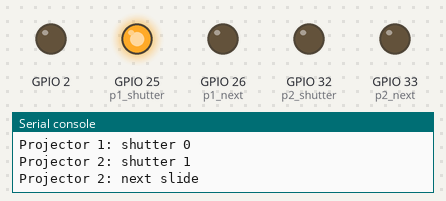
Bench run of a program on a simulated ESP32 board running MicroPython. Shown: output pins drawn as LEDs (lit = HIGH), the last lines printed to the serial console.

Above: at 0.2 s.
At 0.8 s:
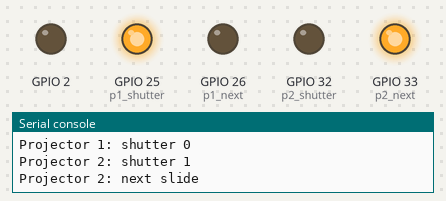
At 1.4 s:
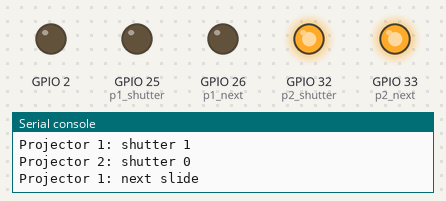
At 2.5 s:
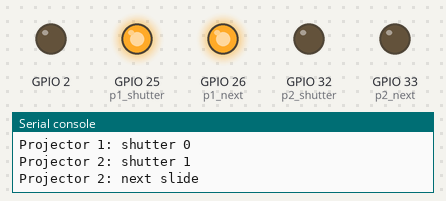
At 3.1 s:
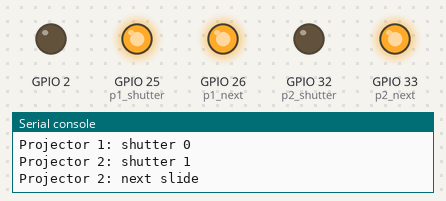
At 4.3 s:
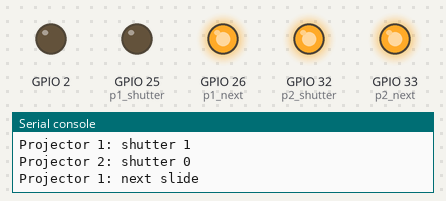
Timing chart, 0 to 5.4 s (numbered marks = the images above):
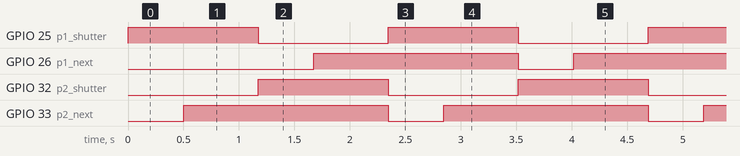

Measured:
- by itself, GPIO 25 (p1_shutter), GPIO 32 (p2_shutter): alternates HIGH for 1.2 s and LOW for 1.2 s
- by itself, GPIO 26 (p1_next), GPIO 33 (p2_next): alternates HIGH for 1.8 s and LOW for 0.50 s

The program:

main.py
```python
from pinout import Pinout
import machine
import time


class Projector(object):

    def __init__(self, name='Projector', **pins):
        self.name = name
        self.pinout = Pinout(**pins)

    def shutter(self, value):
        print('{}: shutter {}'.format(self.name, value))
        self.pinout.value('shutter', not value)

    def next(self):
        print('{}: next slide'.format(self.name))
        self.pinout.value('next', 0)
        time.sleep(0.5)
        self.pinout.value('next', 1)

    def blink(self, period=500, divisors=(1, 2, 4, 8, 16, 32, 64, 128)):
        print('{}: next blink all pins'.format(self.name))
        while True:
            for timeout, delay in [(1000, period/divisor) for divisor in divisors]:
                for i in range(int(timeout/delay/2)):
                    p.pinout.all('value', 0)
                    time.sleep(delay/1000)
                    p.pinout.all('value', 1)
                    time.sleep(delay/1000)


p = Projector(
    p1_shutter = machine.Pin(25, machine.Pin.OUT),
    p1_next = machine.Pin(26, machine.Pin.OUT),
    p2_shutter = machine.Pin(32, machine.Pin.OUT),
    p2_next = machine.Pin(33, machine.Pin.OUT),
)

p1 = Projector(
    'Projector 1',
    shutter = p.pinout.pin('p1_shutter'),
    next = p.pinout.pin('p1_next')
)

p2 = Projector(
    'Projector 2',
    shutter = p.pinout.pin('p2_shutter'),
    next = p.pinout.pin('p2_next')
)


def cycle():
    p1.shutter(0)
    p2.shutter(1)
    p2.next()
    time.sleep(0.67)
    p1.shutter(1)
    p2.shutter(0)
    p1.next()
    time.sleep(0.67)#5)

def forever():
    while True:
        cycle()


# Post-boot instructions

print("""
Welcome to Projector controller !

Usage:

p.pinout.all('value', 0)
p.pinout.all('value', 1)

p.blink()
p.pinout.all('blink', timeout=None)

cycle()
forever()

--8<-----

I will now start the show !
(press ctrl-c to stop)

""")

forever()
```

pinout.py
```python
"""
Pinout Management.

FIXME: make functions accept argunent *pin_names for raw operations (meaning all pins if empty)
"""

import machine
import time

class Pinout(object):

    pinout = {
        'led-onboard': machine.Pin(2, machine.Pin.OUT)
    }

    def __init__(self, **pinout):
        self.pinout = pinout

    def pin(self, name):
        return self.pinout[name]

    def all(self, method, *args, **kwargs):
        return {
            pin_name: getattr(self, method)(pin_name, *args, **kwargs)
            for pin_name, pin in self.pinout.items()}

    def value(self, pin_name, *value):
        pin_object = self.pin(pin_name)
        pin_object.value(*value)
        return pin_object.value()

    def values(self, *pin_names, pin_value=-1):
        # FIXME: -1 to define an undefined value insted of None which is interpreted as 0 by machine.Pin.value()
        return {
            pin_name: self.value(pin_name) if pin_value != -1 else self.value(pin_name, pin_value)
            for pin_name in (pin_names or self.pinout.keys())}

    def blink(self, pin_name, timeout=1000, period=250, end_value=None):
        def infinity():
            while True:
                yield

        end_value = end_value if end_value is not None else self.value(pin_name)
        for i in range(int(timeout/delay/2)) if timeout else infinity():
            self.value(pin_name, not end_value)
            time.sleep(delay/1000)
            self.value(pin_name, end_value)
            time.sleep(delay/1000)
        # self.value(pin_name, end_value)
```
